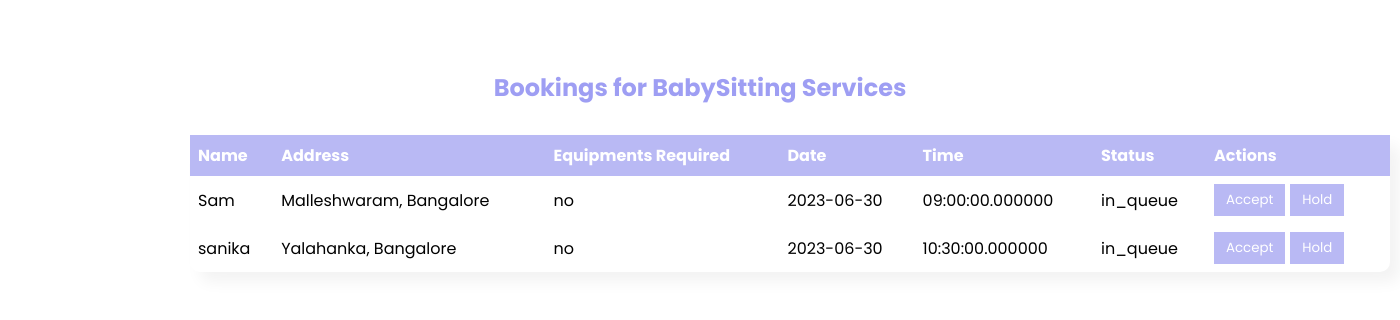
/src/adminlogin/admin_dashboard/babysitting_book/display.php, run on the app's committed database.
### tables this page shows
CREATE TABLE `bbs_details` (
  `id` int(11) NOT NULL,
  `name` varchar(50) NOT NULL,
  `date` date NOT NULL,
  `time` time(6) NOT NULL,
  `equip` enum('no','yes') NOT NULL,
  `address` varchar(100) NOT NULL,
  `status` enum('in_queue','accepted') NOT NULL
);

### src/adminlogin/admin_dashboard/babysitting_book/display.php (the view, shortened to what this page needs)
<!DOCTYPE html>
<html>
<head>
  <link rel="stylesheet" type="text/css" href="style.css">
</head>
<body>
  <div class="table-container">
    <h2>Bookings for BabySitting Services</h2>
    <table>
      <thead>
        <tr>
          <th>Name</th>
          <th>Address</th>
          <th>Equipments Required</th>
          <th>Date</th>
          <th>Time</th>
          <th>Status</th>
          <th>Actions</th>
        </tr>
      </thead>
      <tbody>
        <?php
          $servername = "localhost";
          $username = "root";
          $password = "";
          $dbname = "domestick";
          $conn = new mysqli($servername, $username, $password, $dbname);
          $sql = "SELECT * FROM bbs_details";
          $result = $conn->query($sql);
          if ($result->num_rows > 0) {
            while ($row = $result->fetch_assoc()) {
              echo "<tr>";
              echo "<td>" . $row["name"] . "</td>";
              echo "<td>" . $row["address"] . "</td>";
              echo "<td>" . $row["equip"] . "</td>";
              echo "<td>" . $row["date"] . "</td>";
              echo "<td>" . $row["time"] . "</td>";
              echo "<td>" . $row["status"] . "</td>";
              echo "<td><button class='btn-accept'>Accept</button><button class='btn-hold'>Hold</button></td>";
              echo "</tr>";
            }
          } else {
            echo "<tr><td colspan='6'>No data available</td></tr>";
          }
        ?>
      </tbody>
    </table>
  </div>
</body>
</html>
</body>
</html>

### src/adminlogin/admin_dashboard/babysitting_book/style.css (style rules this page uses)
* { margin: 0; padding: 0; outline: none; border: none; text-decoration: none; box-sizing: border-box; font-family: "Poppins", sans-serif; }
.table-container { margin: 0 auto; text-align: center; }
h2 { margin-top: 70px; margin-bottom: 30px; color: #9e9ef3; }
table { border-collapse: collapse; text-align: left; justify-content: center; margin-left: 190px; border-radius: 10px; width: 1200px; box-shadow: 10px 10px 15px rgba(0,0,0,0.05); }
th, td { padding: 8px; }
thead { background-color: #b9b9f4; color: white; }
.btn-hold, .btn-accept { padding: 6px 12px; margin-right: 5px; background-color: #b9b9f4; color: white; border: none; cursor: pointer; }

### data on the page
bbs_details: name "Sam", address "Malleshwaram, Bangalore", equip "no", date "2023-06-30", time "09:00:00.000000", status "in_queue"
bbs_details: name "sanika", address "Yalahanka, Bangalore", equip "no", date "2023-06-30", time "10:30:00.000000", status "in_queue"
